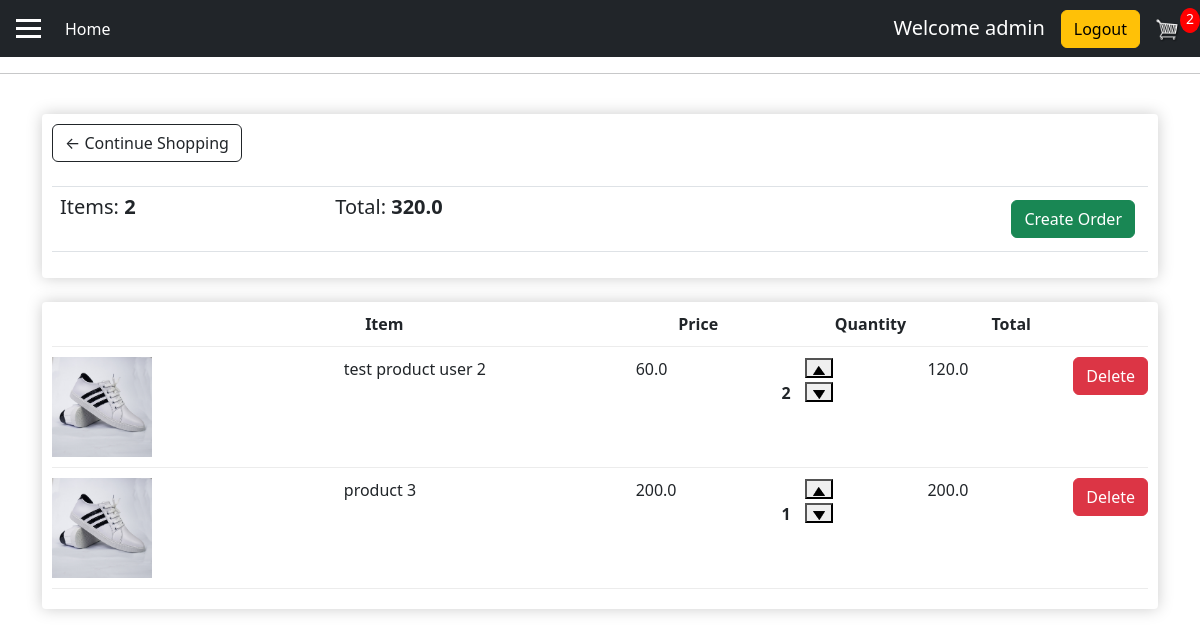
The page /cart/ (signed in) on the database its author committed.
### store/models.py (models this page shows, shortened)
class User(AbstractUser):
    USER_ROLES = (
        ('customer', 'Customer'),
        ('seller', 'Seller'),
    )
    role = models.CharField(max_length=10, choices=USER_ROLES, default='customer')

class cartitem(models.Model):
    customer = models.ForeignKey(Customer, on_delete=models.CASCADE, related_name="cart_items", null=True, blank=True)
    product = models.ForeignKey(Product, on_delete=models.SET_NULL, null=True, blank=True)
    quantity= models.IntegerField(default=1,null=True,blank=True)
    date_added = models.DateTimeField(auto_now_add=True)
    def total_price(self):
       return self.product.price * self.quantity

class Product(models.Model):
    seller = models.ForeignKey(Seller, on_delete=models.CASCADE, related_name="products")
    name = models.CharField(max_length = 200, null=True)
    price = models.FloatField()
    image = models.ImageField(upload_to='images/', default='images/placeholder.png')

### store/views.py (the view)
# urls.py: path("cart/", cartview.as_view(), name= "cart"),
class cartview(LoginRequiredMixin,View):
    def get(self,request,*args, **kwargs):
        customer = Customer.objects.get(user=request.user)
        cart_items = customer.cart_items.all()
        total_price = sum(item.product.price * item.quantity for item in customer.cart_items.all())
        cart_item_count = cart_items.count()
        context = {
           "cart_items":cart_items,
           "cart_item_count":cart_item_count,
           "total_price":total_price
        }
        return render(request, "store/cart.html", context )

### store/templates/store/cart.html (shortened to what this page needs)
{% extends 'store/main.html' %}
{% load static %}
{% block content %}
	<div class="row">
		<div class="col-lg-12">
			<div class="box-element">
				<a  class="btn btn-outline-dark" href="{% url 'store' %}">&#x2190; Continue Shopping</a>
				<br>
				<br>
				<table class="table">
					<tr>
						<th><h5>Items: <strong>{{cart_item_count}}</strong></h5></th>
						<th><h5>Total:<strong> {{total_price}}</strong></h5></th>
						<th>
							<a  style="float:right; margin:5px;" class="btn btn-success" href="{% url 'order' %}">Create Order</a>
						</th>
					</tr>
				</table>
			</div>
			<br>
			<div class="box-element">
				<div class="cart-row">
					<div style="flex:2"></div>
					<div style="flex:2"><strong>Item</strong></div>
					<div style="flex:1"><strong>Price</strong></div>
					<div style="flex:1"><strong>Quantity</strong></div>
					<div style="flex:1"><strong>Total</strong></div>
				</div>
				{% for item in cart_items %}
				<div class="cart-row">
					<div style="flex:2"><img class="row-image" src="{{item.product.image.url}}"></div>
					<div style="flex:2"><p>{{item.product.name}}</p></div>
					<div style="flex:1"><p>{{item.product.price}}</p></div>
					<div style="flex:1">
						<p class="quantity">{{item.quantity}}</p>
						<div class="quantity">
							<form method="POST" action="{% url 'addcart' item.id %}">
								<button type="Hidden"  name="action" value="increase">
								  <img class="chg-quantity" src="{% static  'images/arrow-up.png' %}">
								</button>
							</form>
						{% if item.quantity %}
							<form method="POST" action="{% url 'addcart' item.id %}">
								<button type="Hidden"  name="action" value="decrease">
							       <img class="chg-quantity" src="{% static  'images/arrow-down.png' %}">
								</button>
							</form>
						{% else %}
						<button type="Hidden"  name="action" value="decrease">
							<img class="chg-quantity" src="{% static  'images/arrow-down.png' %}">
						 </button>
						{% endif %}
						</div>
					</div>
					<div style="flex:1"><p>{{item.total_price}}</p></div>
					<div>
						<form method="POST" action="{% url 'addcart' item.id %}">
						    <button type="submit" class="btn btn-danger" name="action" value="delete">
						    	Delete
					     	</button>
						</form>
					</div>
				</div>
				{% endfor %}
			</div>
		</div>
	</div>
{% endblock content %}

### store/templates/store/main.html (shortened to what this page needs)
<!DOCTYPE html>
{% load static %}
<html lang="en">
<head>
    <link rel="stylesheet" href="https://stackpath.bootstrapcdn.com/bootstrap/4.4.1/css/bootstrap.min.css">
    <link rel="stylesheet" type="text/css" href="{% static 'css/main.css' %}">
    <link href="https://cdn.jsdelivr.net/npm/bootstrap@5.3.0-alpha1/dist/css/bootstrap.min.css" rel="stylesheet">
</head>
<body>
    <nav class="navbar navbar-expand-lg navbar-dark bg-dark">
      <button class="offcanvas-icon ms-3 me-3" type="button" data-bs-toggle="offcanvas" data-bs-target="#offcanvasWithBothOptions" aria-controls="offcanvasWithBothOptions">
        <span class="icon-bar"></span>
        <span class="icon-bar"></span>
        <span class="icon-bar"></span>
    </button>
    <div class="collapse navbar-collapse" id="navbarSupportedContent">
        <ul class="navbar-nav mr-auto">
          <li class="nav-item active">
            <a class="nav-link"
               {% if request.user.is_authenticated %}
                   {% if request.user.role == "customer" %}
                       href="{% url 'store' %}"
                   {% else %}
                       href="{% url 'seller_home' %}"
                   {% endif %}
               {% else %}
                   href="{% url 'store' %}"
               {% endif %}
            >
                Home <span class="sr-only">(current)</span>
            </a>
        </li>
        </ul>
          <div class="form-inline my-2 my-lg-0">
          {% if request.user.is_authenticated %}
          <div style="display: inline-block;">
            <h5 style="color: white; display: inline;">Welcome {{ request.user.username }}</h5>
        </div>
        <a href="{% url 'logout' %}" class="btn btn-warning ms-3">Logout</a>
              {% if request.user.role == "customer" %}
                <a href="{% url 'cart' %}">
                <img  id="cart-icon" src="{% static 'images/cart.png' %}">
                </a>
                <p id="cart-total">{{cart_item_count}}</p>
              {% endif %}
          {% else %}
            <a href="{% url 'seller_login' %}"class="btn btn-warning " style="margin-right: 10px;">seller login</a>
            <a href="{% url 'login' %}"class="btn btn-warning " style="margin-right: 10px;">Login</a>
            <a href="{% url 'signup' %}"class="btn btn-warning">SignUp</a>
          {% endif %}
          </div>
        </div>
      </nav>
      <hr>
        <div class="container">
            <br>
            {% block content %}
            {% endblock content %}
        </div>
  <link href="https://cdn.jsdelivr.net/npm/bootstrap@5.3.0-alpha1/dist/css/bootstrap.min.css" rel="stylesheet">
</body>
</html>

### static/css/main.css (style rules this page uses)
body { background-color: hsl(0, 0%, 98%); }
h1,h2,h3,h4,h5,h6 { color:hsl(0, 0%, 30%); }
.box-element { box-shadow:hsl(0, 0%, 80%) 0 0 16px; background-color: #fff; border-radius: 4px; padding: 10px; }
.bg-dark { background-color: #4f868c!important; }
#cart-icon { width:25px; display: inline-block; margin-left: 15px; }
#cart-total { display: block; text-align: center; color:#fff; background-color: red; width: 20px; height: 25px; border-radius: 50%; font-size: 14px; }
.col-lg-4, .col-lg-6, .col-lg-8, .col-lg-12 { margin-top: 10px; }
.btn { border-radius: 0; }
.row-image { width: 100px; }
.cart-row { display: flex; align-items: flex-stretch; padding-bottom: 10px; margin-bottom: 10px; border-bottom: 1px solid #ececec; }
.quantity { display: inline-block; font-weight: 700; padding-right:10px; }
.chg-quantity { width: 12px; cursor: pointer; display: block; margin-top: 5px; transition:.1s; }
.offcanvas-icon { cursor: pointer; display: flex; flex-direction: column; gap: 5px; }
.icon-bar { width: 25px; height: 3px; background-color: #333; }

### store/templates/store/main.html (style rules this page uses)
.offcanvas-icon { cursor: pointer; display: flex; flex-direction: column; gap: 5px; background: none; border: none; padding: 0; }
.icon-bar { width: 25px; height: 3px; background-color: white; }

### rows shown on the page
User: user.username "admin"
cartitem: product.image (picture), product.name "test product user 2", product.price "60.0", quantity "2", total_price "120.0"
cartitem: product.image (picture), product.name "product 3", product.price "200.0", quantity "1", total_price "200.0"

### other values the page prints
{{ cart_item_count }} "2"
{{ total_price }} "320.0"
